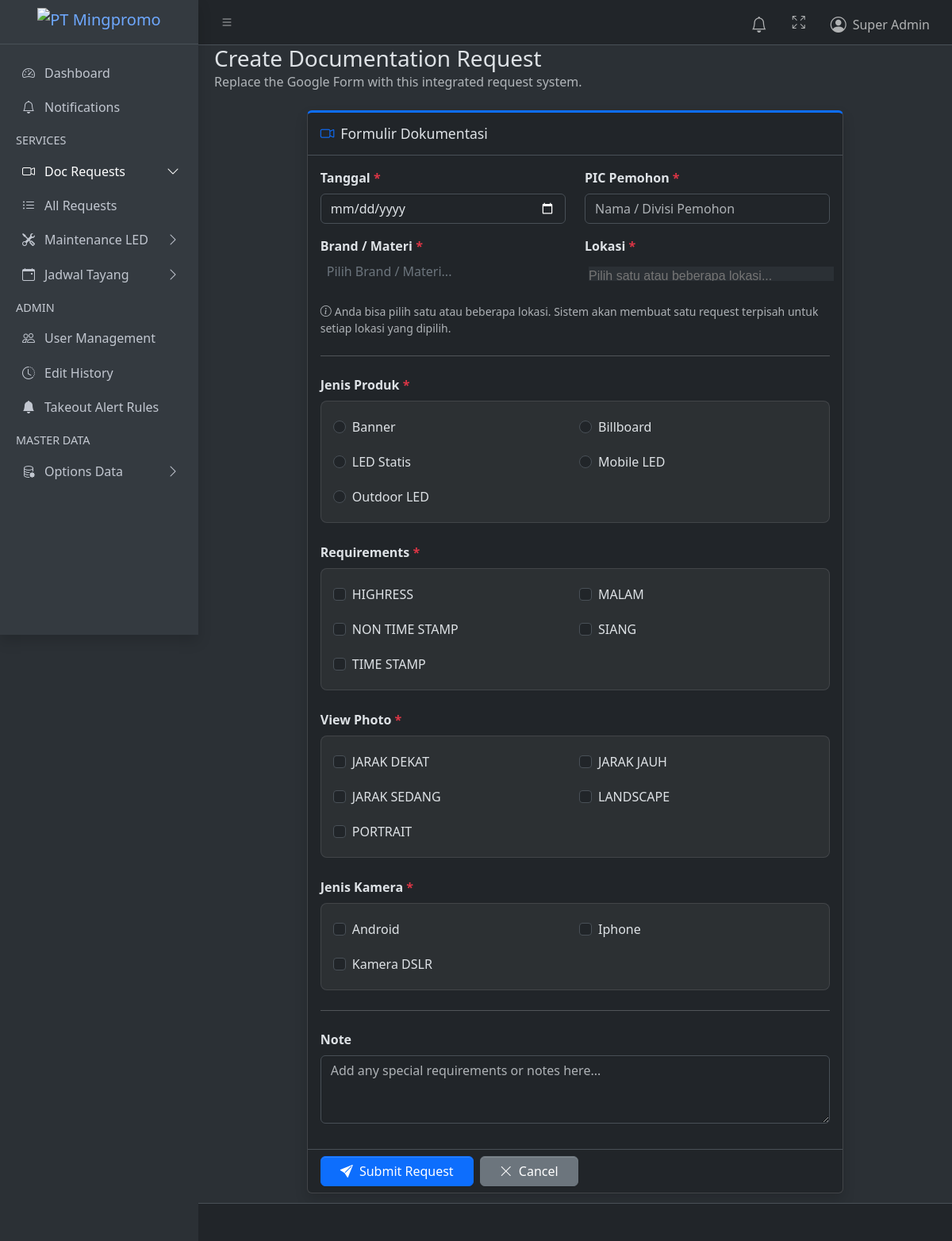
Screenshot of /requests/create/ (signed in) with the database file from the repository.
### products/models.py (models this page shows)
class LEDType(models.Model):
    name = models.CharField(max_length=100, unique=True)
    def __str__(self):
        return self.name

class Requirement(models.Model):
    name = models.CharField(max_length=100, unique=True)
    def __str__(self):
        return self.name

class ViewPhoto(models.Model):
    name = models.CharField(max_length=100, unique=True)
    def __str__(self):
        return self.name

class cameratype(models.Model):
    name = models.CharField(max_length=100, unique=True)
    def __str__(self):
        return self.name

### products/views.py (the view, shortened to what this page needs)
# urls.py: path("requests/create/", views.doc_request_create, name="doc_request_create"),
@requester_or_admin_required
def doc_request_create(request):
    form = DocumentationRequestForm(request.POST or None)
    return render(request, "products/request_form.html", {"form": form, "title": "Create Documentation Request"})

### products/models.py (called while the page is built)
    def __str__(self):
        return self.name

    def __str__(self):
        return self.name

### products/views.py (called while the page is built)
def _is_admin(user):
    return user.is_superuser or user.groups.filter(name="admin").exists()

def requester_or_admin_required(view_func):
    @wraps(view_func)
    @login_required
    def wrapper(request, *args, **kwargs):
        if not (_is_admin(request.user) or _is_requester(request.user)):
            return _forbidden_response(request, "Halaman ini hanya bisa diakses oleh Requester atau Admin.")
        return view_func(request, *args, **kwargs)
    return wrapper

### products/templates/products/request_form.html (shortened to what this page needs)
{% extends "layouts/base.html" %}
{% block content %}
<div class="mb-4">
    <h3 class="mb-0">{{ title }}</h3>
    <p class="text-muted mb-0">Replace the Google Form with this integrated request system.</p>
</div>
<div class="row">
    <div class="col-lg-10 col-xl-9 mx-auto">
        <div class="card card-primary card-outline shadow">
            <div class="card-header bg-transparent border-bottom">
                <h3 class="card-title mb-0">
                    <i class="bi bi-camera-video me-2 text-primary"></i>Formulir Dokumentasi
                </h3>
            </div>
            <form method="post" novalidate>
                <div class="card-body">
                    <div class="row">
                        <div class="col-md-6 mb-3">
                            <label for="{{ form.tanggal.id_for_label }}" class="form-label fw-bold">
                                Tanggal <span class="text-danger">*</span>
                            </label>
                            {{ form.tanggal }}
                        </div>
                        <div class="col-md-6 mb-3">
                            <label for="{{ form.pic_pemohon.id_for_label }}" class="form-label fw-bold">
                                PIC Pemohon <span class="text-danger">*</span>
                            </label>
                            {{ form.pic_pemohon }}
                        </div>
                    </div>
                    <div class="row">
                        <div class="col-lg-6 mb-3">
                            <label for="{{ form.brand_materi.id_for_label }}" class="form-label fw-bold">
                                Brand / Materi <span class="text-danger">*</span>
                            </label>
                        </div>
                        <div class="col-lg-6 mb-3">
                            <label for="{{ form.lokasi.id_for_label }}" class="form-label fw-bold">
                                Lokasi <span class="text-danger">*</span>
                            </label>
                        </div>
                        <div class="col-12">
                            <div class="text-muted small mt-1">
                                <i class="bi bi-info-circle me-1"></i>Anda bisa pilih satu atau beberapa lokasi. Sistem akan membuat satu request terpisah untuk setiap lokasi yang dipilih.
                            </div>
                        </div>
                    </div>
                    <hr class="my-4 opacity-25">
                    <div class="field-container">
                        <label class="form-label fw-bold mb-2">Jenis Produk <span class="text-danger">*</span></label>
                        <div class="choice-grid">
                            {% for radio in form.jenis_led %}
                            <div class="form-check">
                                {{ radio.tag }}
                                <label class="form-check-label" for="{{ radio.id_for_label }}">
                                    {{ radio.choice_label }}
                                </label>
                            </div>
                            {% endfor %}
                        </div>
                    </div>
                    <div class="field-container">
                        <label class="form-label fw-bold mb-2">Requirements <span
                                class="text-danger">*</span></label>
                        <div class="choice-grid">
                            {% for checkbox in form.requirements %}
                            <div class="form-check">
                                {{ checkbox.tag }}
                                <label class="form-check-label" for="{{ checkbox.id_for_label }}">
                                    {{ checkbox.choice_label }}
                                </label>
                            </div>
                            {% endfor %}
                        </div>
                    </div>
                    <div class="field-container">
                        <label class="form-label fw-bold mb-2">View Photo <span class="text-danger">*</span></label>
                        <div class="choice-grid">
                            {% for checkbox in form.view_photo %}
                            <div class="form-check">
                                {{ checkbox.tag }}
                                <label class="form-check-label" for="{{ checkbox.id_for_label }}">
                                    {{ checkbox.choice_label }}
                                </label>
                            </div>
                            {% endfor %}
                        </div>
                    </div>
                    <div class="field-container">
                        <label class="form-label fw-bold mb-2">Jenis Kamera <span
                                class="text-danger">*</span></label>
                        <div class="choice-grid">
                            {% for checkbox in form.jenis_kamera %}
                            <div class="form-check">
                                {{ checkbox.tag }}
                                <label class="form-check-label" for="{{ checkbox.id_for_label }}">
                                    {{ checkbox.choice_label }}
                                </label>
                            </div>
                            {% endfor %}
                        </div>
                    </div>
                    <hr class="my-4 opacity-25">
                    <div class="mb-3">
                        <label for="{{ form.note.id_for_label }}" class="form-label fw-bold">Note</label>
                        {{ form.note }}
                    </div>
                </div>
                <div class="card-footer bg-transparent border-top d-flex gap-2">
                    <button type="submit" class="btn btn-primary px-4">
                        <i class="bi bi-send-fill me-1"></i> Submit Request
                    </button>
                    <a href="{% url 'doc_request_list' %}" class="btn btn-secondary px-4">
                        <i class="bi bi-x-lg me-1"></i> Cancel
                    </a>
                </div>
            </form>
        </div>
    </div>
</div>
{% endblock %}

### products/templates/layouts/header.html (shortened to what this page needs)
<nav class="app-header navbar navbar-expand bg-body">
  <div class="container-fluid">
    <ul class="navbar-nav">
      <li class="nav-item">
        <a class="nav-link" data-lte-toggle="sidebar" href="#" role="button">
          <i class="bi bi-list"></i>
        </a>
      </li>
    </ul>
    <ul class="navbar-nav ms-auto">
      <li class="nav-item dropdown" id="notification-center" data-summary-url="{% url 'notification_summary' %}">
        <a href="#" class="nav-link position-relative" data-bs-toggle="dropdown" aria-expanded="false">
          <i class="bi bi-bell fs-5"></i>
        </a>
      </li>
      <li class="nav-item">
        <a class="nav-link" href="#" data-lte-toggle="fullscreen">
          <i data-lte-icon="maximize" class="bi bi-arrows-fullscreen"></i>
        </a>
      </li>
      <li class="nav-item dropdown user-menu">
        <a href="#" class="nav-link dropdown-toggle" data-bs-toggle="dropdown">
          <span class="d-flex align-items-center gap-2">
            <i class="bi bi-person-circle fs-5"></i>
            <span class="d-none d-md-inline">
              {{ user.get_full_name|default:user.username }}
            </span>
          </span>
        </a>
      </li>
    </ul>
  </div>
</nav>

### products/templates/products/request_form.html (style rules this page uses)
.choice-grid { display: grid; grid-template-columns: repeat(auto-fill, minmax(200px, 1fr)); gap: 10px; background: rgba(0, 0, 0, 0.02); padding: 15px; border-radius: 8px; border: 1px solid rgba(0, 0, 0, 0.05); }
[data-bs-theme="dark"] .choice-grid { background: rgba(255, 255, 255, 0.05); border-color: rgba(255, 255, 255, 0.1); }
.form-check { margin-bottom: 0; padding-top: 5px; padding-bottom: 5px; }
.form-check-label { cursor: pointer; font-weight: normal !important; }
.field-container { margin-bottom: 25px; }

### rows the page displays
LEDType: choice_label "Banner"
LEDType: choice_label "Billboard"
LEDType: choice_label "LED Statis"
LEDType: choice_label "Mobile LED"
LEDType: choice_label "Outdoor LED"
Requirement: choice_label "HIGHRESS"
Requirement: choice_label "MALAM"
Requirement: choice_label "NON TIME STAMP"
Requirement: choice_label "SIANG"
Requirement: choice_label "TIME STAMP"
ViewPhoto: choice_label "JARAK DEKAT"
ViewPhoto: choice_label "JARAK JAUH"
ViewPhoto: choice_label "JARAK SEDANG"
ViewPhoto: choice_label "LANDSCAPE"
ViewPhoto: choice_label "PORTRAIT"
cameratype: choice_label "Android"
cameratype: choice_label "Iphone"
cameratype: choice_label "Kamera DSLR"

### other values shown
{{ user.get_full_name|default:user.username }} "Super Admin"
{{ title }} "Create Documentation Request"
